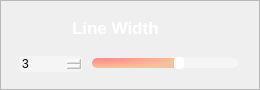
                 <widget class="QFrame" name="LINE_THICKNESS">
                  <property name="minimumSize">
                   <size>
                    <width>260</width>
                    <height>90</height>
                   </size>
                  </property>
                  <property name="maximumSize">
                   <size>
                    <width>260</width>
                    <height>90</height>
                   </size>
                  </property>
                  <property name="styleSheet">
                   <string notr="true">QFrame#LINE_THICKNESS{
border:2px solid rgba(255, 255, 255, 70);
border-radius:15px;
}</string>
                  </property>
                  <property name="frameShape">
                   <enum>QFrame::StyledPanel</enum>
                  </property>
                  <property name="frameShadow">
                   <enum>QFrame::Raised</enum>
                  </property>
                  <layout class="QVBoxLayout" name="verticalLayout_23">
                   <item>
                    <widget class="QPushButton" name="ToggleBotton_5">
                     <property name="sizePolicy">
                      <sizepolicy hsizetype="Expanding" vsizetype="Fixed">
                       <horstretch>0</horstretch>
                       <verstretch>0</verstretch>
                      </sizepolicy>
                     </property>
                     <property name="minimumSize">
                      <size>
                       <width>0</width>
                       <height>30</height>
                      </size>
                     </property>
                     <property name="maximumSize">
                      <size>
                       <width>16777215</width>
                       <height>30</height>
                      </size>
                     </property>
                     <property name="font">
                      <font>
                       <family>Nirmala UI</family>
                       <pointsize>13</pointsize>
                       <weight>88</weight>
                       <italic>false</italic>
                       <bold>true</bold>
                      </font>
                     </property>
                     <property name="cursor">
                      <cursorShape>ArrowCursor</cursorShape>
                     </property>
                     <property name="mouseTracking">
                      <bool>true</bool>
                     </property>
                     <property name="focusPolicy">
                      <enum>Qt::StrongFocus</enum>
                     </property>
                     <property name="contextMenuPolicy">
                      <enum>Qt::DefaultContextMenu</enum>
                     </property>
                     <property name="layoutDirection">
                      <enum>Qt::LeftToRight</enum>
                     </property>
                     <property name="autoFillBackground">
                      <bool>false</bool>
                     </property>
                     <property name="styleSheet">
                      <string notr="true">QPushButton{
background-image:url(:/setting /images/newsize/line.png);
background-repeat: no-repeat;
background-position: left center;
border: none;
border-left: 20px solid transparent;
text-align: left;
padding-left: 40px;
padding-bottom: 4px;
color: white;
font: 700 13pt &quot;Nirmala UI&quot;;
}</string>
                     </property>
                     <property name="text">
                      <string>Line Width</string>
                     </property>
                     <property name="autoDefault">
                      <bool>false</bool>
                     </property>
                     <property name="default">
                      <bool>false</bool>
                     </property>
                     <property name="flat">
                      <bool>false</bool>
                     </property>
                    </widget>
                   </item>
                   <item>
                    <widget class="QFrame" name="frame_5">
                     <property name="sizePolicy">
                      <sizepolicy hsizetype="Preferred" vsizetype="Preferred">
                       <horstretch>0</horstretch>
                       <verstretch>0</verstretch>
                      </sizepolicy>
                     </property>
                     <property name="minimumSize">
                      <size>
                       <width>0</width>
                       <height>20</height>
                      </size>
                     </property>
                     <property name="maximumSize">
                      <size>
                       <width>16777215</width>
                       <height>20</height>
                      </size>
                     </property>
                     <layout class="QHBoxLayout" name="horizontalLayout_21" stretch="3,7">
                      <property name="spacing">
                       <number>10</number>
                      </property>
                      <property name="leftMargin">
                       <number>8</number>
                      </property>
                      <property name="topMargin">
                       <number>0</number>
                      </property>
                      <property name="rightMargin">
                       <number>10</number>
                      </property>
                      <property name="bottomMargin">
                       <number>0</number>
                      </property>
                      <item>
                       <widget class="QDoubleSpinBox" name="line_spinbox">
                        <property name="cursor">
                         <cursorShape>PointingHandCursor</cursorShape>
                        </property>
                        <property name="styleSheet">
                         <string notr="true">QDoubleSpinBox {
border: 0px solid lightgray;
border-radius: 2px;
background-color: rgba(255,255,255,90);
font: 600 9pt &quot;Segoe UI&quot;;
}
        
QDoubleSpinBox::up-button {
width: 10px;
height: 9px;
margin: 0px 3px 0px 0px;
border-image: url(:/setting /images/newsize/box_up.png);
}
QDoubleSpinBox::up-button:pressed {
margin-top: 1px;
}
            
QDoubleSpinBox::down-button {
width: 10px;
height: 9px;
margin: 0px 3px 0px 0px;
border-image:url(:/setting /images/newsize/box_down.png);
}
QDoubleSpinBox::down-button:pressed {
margin-bottom: 1px;
}</string>
                        </property>
                        <property name="decimals">
                         <number>0</number>
                        </property>
                        <property name="minimum">
                         <double>0.000000000000000</double>
                        </property>
                        <property name="maximum">
                         <double>5.000000000000000</double>
                        </property>
                        <property name="singleStep">
                         <double>1.000000000000000</double>
                        </property>
                        <property name="value">
                         <double>3.000000000000000</double>
                        </property>
                       </widget>
                      </item>
                      <item>
                       <widget class="QSlider" name="line_slider">
                        <property name="cursor">
                         <cursorShape>PointingHandCursor</cursorShape>
                        </property>
                        <property name="styleSheet">
                         <string notr="true">QSlider::groove:horizontal {
border: none;
height: 10px;
background-color: rgba(255,255,255,90);
border-radius: 5px;
}

QSlider::handle:horizontal {
width: 10px;
margin: -1px 0px -1px 0px;
border-radius: 3px;
background-color: white;
}

QSlider::sub-page:horizontal {
background-color:  qradialgradient(cx:0, cy:0, radius:1, fx:0.1, fy:0.1, stop:0 rgb(253, 139, 133),  stop:1 rgb(248, 194, 152));
border-radius: 5px;
}</string>
                        </property>
                        <property name="minimum">
                         <number>0</number>
                        </property>
                        <property name="maximum">
                         <number>5</number>
                        </property>
                        <property name="pageStep">
                         <number>1</number>
                        </property>
                        <property name="value">
                         <number>3</number>
                        </property>
                        <property name="orientation">
                         <enum>Qt::Horizontal</enum>
                        </property>
                       </widget>
                      </item>
                     </layout>
                    </widget>
                   </item>
                  </layout>
                 </widget>
